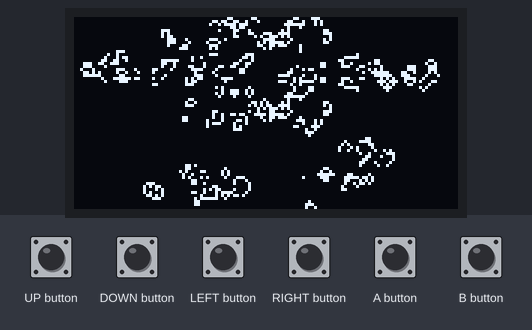
A sketch run on a simulated Arduboy, built with avr-gcc and run on an emulated ATmega32U4. Shown: 128×64 one-colour display. The test bench sets the inputs (shaded band). Random numbers use the default seed unless the sketch sets one.

Above: at 12.2 s.
12.3 s: DOWN button pressed for 0.15 s
At 12.42 s:
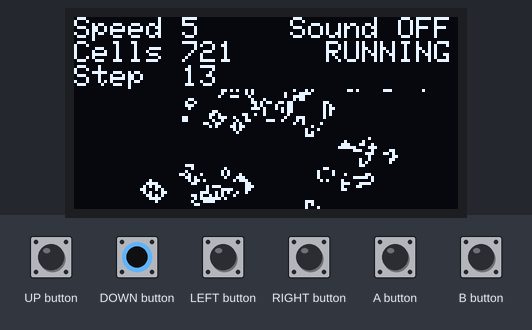
13.0 s: LEFT button pressed for 1 s
At 13.8 s:
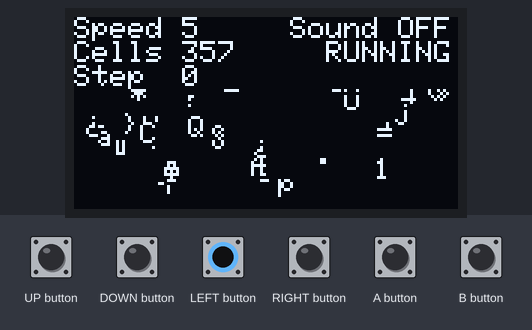
14.6 s: A button pressed for 0.15 s
At 14.72 s:
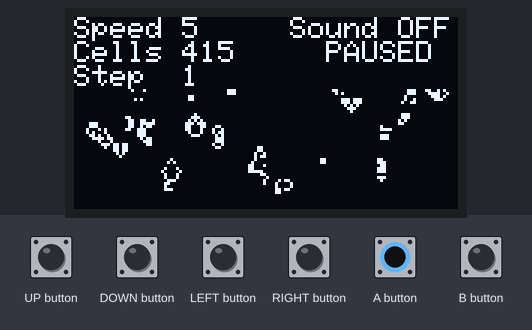
16.3 s: RIGHT button pressed for 0.15 s
At 17.2 s:
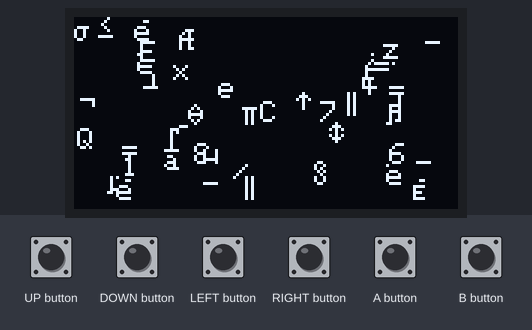
18.0 s: B button pressed for 1 s
At 18.8 s:
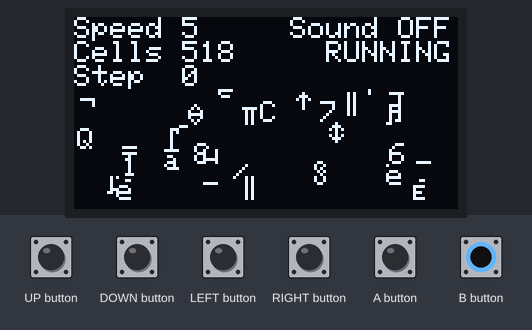
19.6 s: RIGHT button pressed for 1 s
At 21.0 s:
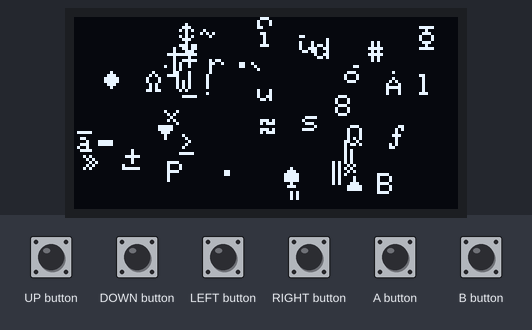
Timing chart, 0 to 22.2 s (numbered marks = the images above; inputs shaded):
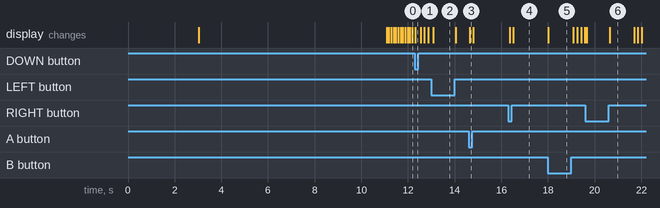

The sketch:

ArduboyLife.ino
```cpp
// -------------------------------------
// Conway's Game Of Life for the Arduboy
// -------------------------------------

// Version 2.0

/*
Copyright (c) 2015-2019 Scott Allen

Permission is hereby granted, free of charge, to any person obtaining a copy
of this software and associated documentation files (the "Software"), to deal
in the Software without restriction, including without limitation the rights
to use, copy, modify, merge, publish, distribute, sublicense, and/or sell
copies of the Software, and to permit persons to whom the Software is
furnished to do so, subject to the following conditions:

The above copyright notice and this permission notice shall be included in
all copies or substantial portions of the Software.

THE SOFTWARE IS PROVIDED "AS IS", WITHOUT WARRANTY OF ANY KIND, EXPRESS OR
IMPLIED, INCLUDING BUT NOT LIMITED TO THE WARRANTIES OF MERCHANTABILITY,
FITNESS FOR A PARTICULAR PURPOSE AND NONINFRINGEMENT. IN NO EVENT SHALL THE
AUTHORS OR COPYRIGHT HOLDERS BE LIABLE FOR ANY CLAIM, DAMAGES OR OTHER
LIABILITY, WHETHER IN AN ACTION OF CONTRACT, TORT OR OTHERWISE, ARISING FROM,
OUT OF OR IN CONNECTION WITH THE SOFTWARE OR THE USE OR OTHER DEALINGS IN
THE SOFTWARE.
*/

#include <Arduboy2.h>
#include <limits.h>

// Width and height of the screen in pixels (one pixel per cell)
#define LIFEWIDTH WIDTH
#define LIFEHEIGHT HEIGHT // must be a multiple of 8

// Button mappings
#define BTN_NEW RIGHT_BUTTON
#define BTN_REPLAY LEFT_BUTTON
#define BTN_SLOWER DOWN_BUTTON
#define BTN_FASTER UP_BUTTON
#define BTN_PAUSE A_BUTTON
#define BTN_RUN B_BUTTON

constexpr unsigned long toneDuration = 2100; // max tone duration in ms

constexpr int debounceWait = 50; // delay for button debounce

// Pointer to the screen buffer as a two dimensional array,
// the way the Life engine wants it.
static uint8_t (*grid)[LIFEWIDTH];

unsigned long stepCount = 0;
bool paused = false;

unsigned int liveCells;

unsigned int speedDly = 64;
unsigned char speedNum = 6;

unsigned long toneStartTime;
bool tonePlaying = false;
uint16_t lastToneCount = 0;

long randSeed = 42; // The answer to life, the universe and everything...

Arduboy2 arduboy;
BeepPin1 beep;

unsigned int lifeIterate(uint8_t grid[][LIFEWIDTH]);

void setup() {
  arduboy.begin();
  arduboy.audio.off();
  beep.begin();
  arduboy.clear();
  grid = (uint8_t (*)[LIFEWIDTH]) arduboy.getBuffer();

  // Display the intro screen
  arduboy.setTextSize(2);
  arduboy.setCursor(23, 2);
  arduboy.print(F("ARDUBOY"));
  arduboy.setTextSize(1);
  arduboy.setCursor(40, 23);
  arduboy.print(F("CONWAY'S"));
  arduboy.setCursor(43, 35);
  arduboy.print(F("Game of"));
  arduboy.setTextSize(2);
  arduboy.setCursor(41, 48);
  arduboy.print(F("LIFE"));
  arduboy.setTextSize(1);

  arduboy.display();
  delayPoll(3000);

  // Display the button help screen.
  // This will be the initial grid pattern unless
  // the NEW or REPLAY button is pressed.
  // Note that the REPLAY button won't restart this pattern.
  showHelp();
  liveCells = countCells();
  delayPoll(8000);

  arduboy.initRandomSeed();
}

void loop() {
  toneTimer();

  switch (arduboy.buttonsState()) {
    case BTN_PAUSE:
      pauseGame();
      break;

    case BTN_RUN:
      runGame();
      break;

    case BTN_NEW:
      randSeed = random(LONG_MAX) + millis();
      newGame(BTN_NEW);
      break;

    case BTN_REPLAY:
      newGame(BTN_REPLAY);
      break;

    case BTN_SLOWER:
      goSlower();
      break;

    case BTN_FASTER:
      goFaster();
      break;
  }

  if (!paused) {
    nextStep();
  }

  if (speedDly != 0) {
    delayPoll(speedDly);
  }
}

// Handler for NEW and REPLAY game buttons
void newGame(uint8_t button) {
  genGrid(randSeed);
  waitRelease(button);
  delayPoll(1000);
}

// Handler for PAUSE / STEP button.
// Will step if paused.
void pauseGame() {
  if (paused) {
    nextStep();
  }
  else {
    paused = true;
  }
  waitRelease(BTN_PAUSE);
}

// Handler for RUN button
void runGame() {
  paused = false;
  waitRelease(BTN_RUN);
}

// Handler for the DECREASE SPEED button.
// Decrements the speed number and doubles the current speed limiting delay,
// up to a maximum of about 2 seconds.
// If both speed buttons are pressed, toggle sound and
// leave the speed unchanged.
void goSlower() {
  unsigned int lastspeedDly = speedDly;
  unsigned char lastSpeedNum = speedNum;

  if (speedDly < 16) {
    speedDly = 16;
    speedNum = 8;
  }
  else if (speedDly <= 1024) {
    speedDly *= 2;
    speedNum--;
  }

  if (waitRelease(BTN_SLOWER) == false) {
    speedNum = lastSpeedNum;
    speedDly = lastspeedDly;
    arduboy.audio.toggle();
    waitRelease(BTN_SLOWER + BTN_FASTER);
  }
}

// Handler for the INCREASE SPEED button.
// Increments the speed number and halves the current speed limiting delay,
// down to the minimum possible (no extra delay).
// If both speed buttons are pressed, toggle sound and
// leave the speed unchanged.
void goFaster() {
  unsigned int lastspeedDly = speedDly;
  unsigned char lastSpeedNum = speedNum;

  if (speedDly == 16) {
    speedDly = 0;
    speedNum = 9;
  }
  else if (speedDly > 0) {
    speedDly /= 2;
    speedNum++;
  }

  if (waitRelease(BTN_FASTER) == false) {
    speedNum = lastSpeedNum;
    speedDly = lastspeedDly;
    arduboy.audio.toggle();
    waitRelease(BTN_FASTER + BTN_SLOWER);
  }
}

// Generate a new game grid.
// Places a random number of random characters
// at random positions on the screen.
void genGrid(long seed) {
  int numChars;

  arduboy.clear();
  randomSeed(seed);
  numChars = random(10, 100);
  for (int c = 0; c <= numChars; c++) {
    arduboy.drawChar(random(LIFEWIDTH - 1 - 6), random(LIFEHEIGHT - 1 - 8),
                  random(1, 255), 1, 0, 1);
  }
  arduboy.display();
  stepCount = 0;
  liveCells = countCells();
  if (arduboy.audio.enabled()) {
    lastToneCount = 0;
    playTone();
  }
}

// Iterate and display the next generation
void nextStep() {
  liveCells = lifeIterate(grid);
  arduboy.display();
  stepCount++;
  if (arduboy.audio.enabled()) {
    playTone();
  }
}

// Display the button help screen
void showHelp() {
  arduboy.clear();

  arduboy.drawChar(47, 11, 0x1f, 1, 0, 1);
  arduboy.drawChar(43, 15, 0x10, 1, 0, 1);
  arduboy.drawChar(47, 19, 0x1e, 1, 0, 1);
  arduboy.drawChar(51, 15, 0x11, 1, 0, 1);

  arduboy.setCursor(32, 3);
  arduboy.print(F("FASTER"));
  arduboy.setCursor(6, 15);
  arduboy.print(F("REPLAY"));
  arduboy.setCursor(58, 15);
  arduboy.print(F("NEW"));
  arduboy.setCursor(32, 27);
  arduboy.print(F("SLOWER"));

  arduboy.drawFastHLine(69, 6, 19, 1);
  arduboy.drawFastHLine(69, 30, 19, 1);
  arduboy.drawFastVLine(88, 6, 25, 1);
  arduboy.drawFastHLine(89, 18, 5, 1);

  arduboy.setCursor(96, 15);
  arduboy.print(F("SOUND"));

  arduboy.setCursor(92, 42);
  arduboy.print(F("RUN"));
  arduboy.setCursor(28, 53);
  arduboy.print(F("PAUSE / STEP"));

  arduboy.fillCircle(115, 45, 4, 1);
  arduboy.fillCircle(105, 56, 4, 1);

  arduboy.display();
}

// Display the game status.
// Leave the screen buffer unaltered.
void showInfo() {
  uint8_t saveBuf[LIFEWIDTH * 3]; // screen buffer save area

  memcpy(saveBuf, grid, sizeof saveBuf);
  memset(grid, 0, sizeof saveBuf);

  arduboy.setCursor(0, 0);
  arduboy.print(F("Speed "));
  arduboy.print(speedNum);
  arduboy.setCursor(72, 0);
  arduboy.print(F("Sound "));
  if (arduboy.audio.enabled()) {
    arduboy.println(F("ON"));
  }
  else {
    arduboy.println(F("OFF"));
  }
  arduboy.print(F("Cells "));
  arduboy.print(liveCells);
  arduboy.setCursor(84, 8);
  if (paused) {
    arduboy.println(F("PAUSED"));
  }
  else {
    arduboy.println(F("RUNNING"));
  }
  arduboy.print(F("Step  "));
  arduboy.print(stepCount);

  arduboy.display();
  memcpy(grid, saveBuf, sizeof saveBuf);
}

// Return a count of the number of live cells on the current grid
unsigned int countCells() {
  unsigned int total = 0;
  unsigned char *c = (unsigned char *) grid;

  for (unsigned int i = 0; i < (LIFEWIDTH * LIFEHEIGHT / 8); i++, c++) {
    for (uint8_t j = 0; j < 8; j++) {
      if ((*c & (1 << j)) != 0) {
        total++;
      }
    }
  }
  return total;
}

// Play a tone with a frequency based on the number of live cells.
// The more cells, the higher the pitch.
void playTone() {
  uint16_t newToneCount;

  if ((newToneCount = (uint16_t)(1000000L / (liveCells * 3 + 20)) - 1) !=
      lastToneCount) {
    beep.tone(newToneCount);
    lastToneCount = newToneCount;
    toneStartTime = millis();
    tonePlaying = true;
  }
}

// Stop a playing tone if the maximum duration has elapsed
void toneTimer() {
  if (tonePlaying && (millis() - toneStartTime >= toneDuration)) {
    beep.noTone();
    tonePlaying = false;
  }
}

// Show status information then wait for button release,
// including a simple delay based debounce.
//
// If, while waiting for the Slower or Faster button,
// the other speed button is also pressed, return false.
// In this case another call to this function is required
// to wait for both buttons to be released.
// Otherwise, return true.
bool waitRelease(uint8_t button) {
  showInfo();
  arduboy.delayShort(debounceWait);
  while (arduboy.notPressed(button) == false) {
    if (((button == BTN_SLOWER) || (button == BTN_FASTER)) &&
         arduboy.pressed(BTN_SLOWER + BTN_FASTER)) {
      return false;
    }
    toneTimer();
  }
  arduboy.delayShort(debounceWait);
  arduboy.display();
  return true;
}

// Delay for the specified number of miliseconds or
// until a button is pressed
void delayPoll(unsigned long msDelay) {
  unsigned long waitTime = millis() + msDelay;

  while (((long) (millis() - waitTime) < 0) && (arduboy.buttonsState() == 0)) {}
}

//------------------------------------------------------------
// The Life engine
//
// Updates the provided grid with the next generation.
//
// Returns the number of live cells in the new grid.
//
// Only the torus type finite grid is implemented. (Left edge joins to the
// right edge and top edge joins to the bottom edge.)
//
// The grid is mapped as horizontal rows of bytes where each byte is a
// vertical line of cells with the least significant bit being the top cell.

// LIFEWIDTH and LIFEHEIGHT must have been previously defined.
// LIFEWIDTH is the width of the grid.
// LIFEHEIGHT is the height of the grid and must be a multiple of 8.
#define LIFELINES (LIFEHEIGHT / 8)
#define LIFEHIGHROW (LIFELINES - 1)
#define LIFEHIGHCOL (LIFEWIDTH - 1)

// number of bits in values from 0 to 7
static const unsigned char bitCount[] = { 0, 1, 1, 2, 1, 2, 2, 3 };

static unsigned int lifeCellCount; // Total number of live cells

unsigned int lifeIterate(uint8_t grid[][LIFEWIDTH]) {
  uint8_t cur[LIFELINES][LIFEWIDTH]; // working copy of the current grid

  unsigned char row, col; // current row & column numbers
  unsigned char rowA, rowB, colR; // row above, row below, column to the right
  unsigned int left, centre, right; // packed vertical cell groups

  memcpy(cur, grid, sizeof cur);

  lifeCellCount = 0;

  rowA = LIFEHIGHROW;
  rowB = 1;
  for (row = 0; row < LIFELINES ; row++) {
    left = (((unsigned int) (cur[rowA][LIFEHIGHCOL])) >> 7) |
           (((unsigned int) cur[row][LIFEHIGHCOL]) << 1) |
           (((unsigned int) cur[rowB][LIFEHIGHCOL]) << 9);

    centre = (((unsigned int) (cur[rowA][0])) >> 7) |
             (((unsigned int) cur[row][0]) << 1) |
             (((unsigned int) cur[rowB][0]) << 9);

    colR = 1;
    for (col = 0; col < LIFEWIDTH; col++) {
      right = (((unsigned int) (cur[rowA][colR])) >> 7) |
              (((unsigned int) cur[row][colR]) << 1) |
              (((unsigned int) cur[rowB][colR]) << 9);

      grid[row][col] = lifeByte(left, centre, right);

      left = centre;
      centre = right;

      colR = (colR < LIFEHIGHCOL) ? colR + 1 : 0;
    }
    rowA = (rowA < LIFEHIGHROW) ? rowA + 1 : 0;
    rowB = (rowB < LIFEHIGHROW) ? rowB + 1 : 0;
  }
  return lifeCellCount;
}

// Calculate the next generation for 8 vertical cells (one byte of the
// array) that have been packet along with their neighbours into ints.
uint8_t lifeByte(unsigned int left, unsigned int centre, unsigned int right) {
  unsigned char count;
  uint8_t newByte = 0;

  for (unsigned char i = 0; i < 8; i++) {
    count = bitCount[left & 7] + bitCount[centre & 7] + bitCount[right & 7];

    if ((count == 3) || ((count == 4) && (centre & 2))) {
      newByte |= (1 << i);
      lifeCellCount++;
    }
    left >>= 1;
    centre >>= 1;
    right >>= 1;
  }
  return newByte;
}
```

Measured:
- after the input at 16.3 s, the display: first changes after 0.06 s (image 4 shows a later state)
- after the input at 18.0 s, the display: changes at once (image 5)
- what the display in image 6 shows lasts 1.0 s, from 20.7 s to 21.7 s
